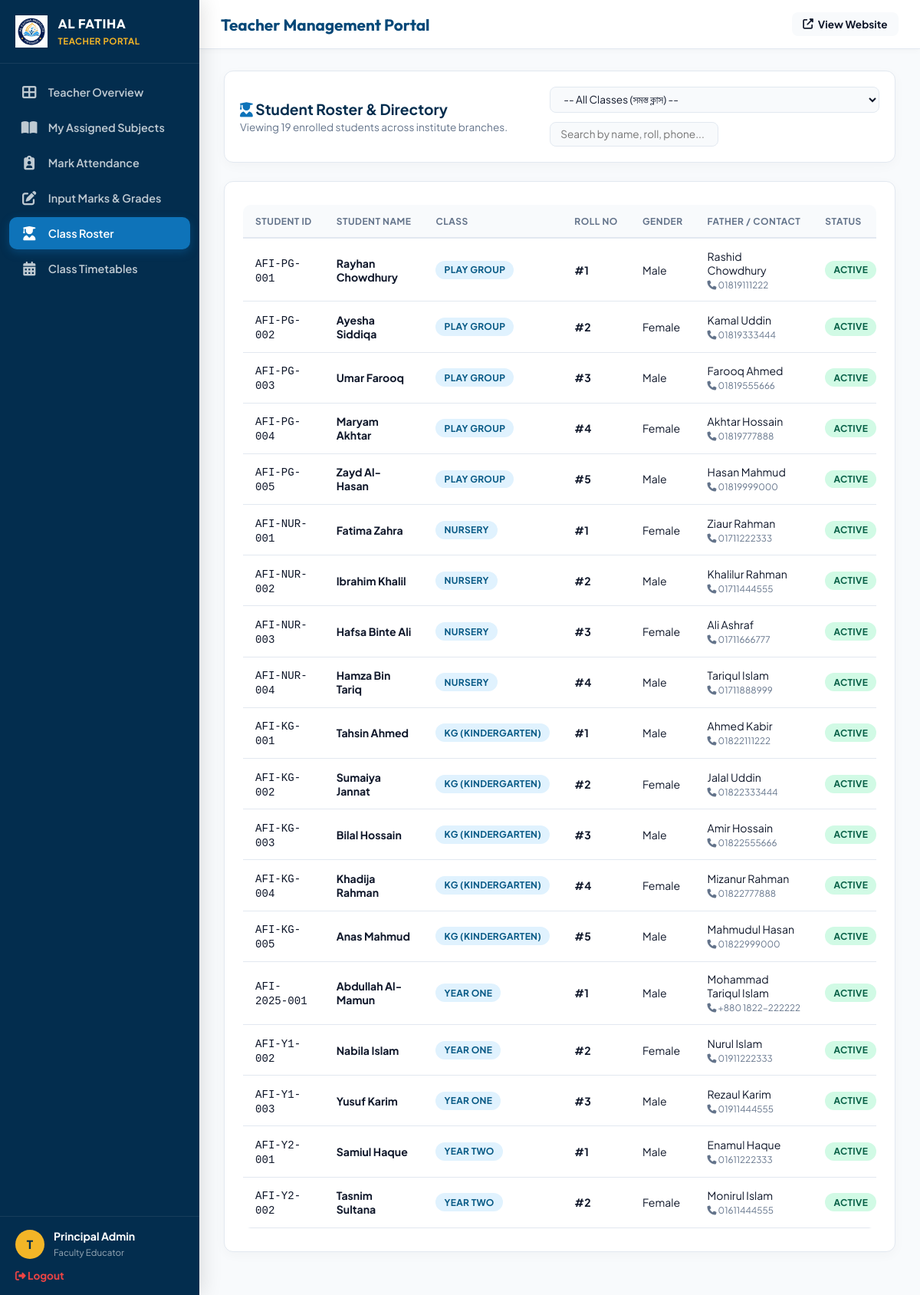
Page /teacher/students.php (signed in) on the earlier database version.
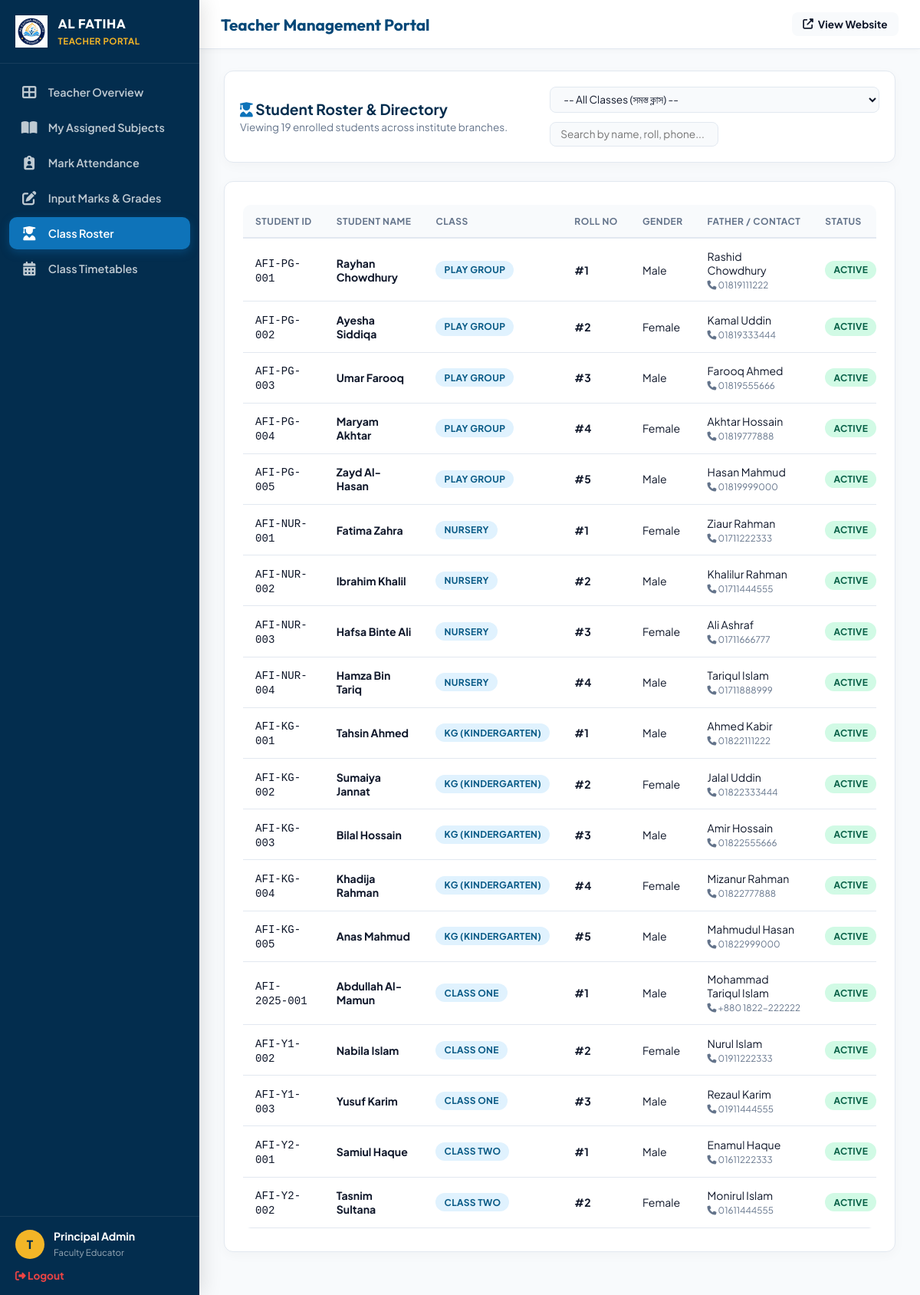
Same page on the later database version.
### tables this page shows
CREATE TABLE `students` (
  `id` int(11) NOT NULL AUTO_INCREMENT,
  `student_id` varchar(20) NOT NULL,
  `first_name` varchar(50) NOT NULL,
  `last_name` varchar(50) NOT NULL,
  `gender` enum('Male','Female') NOT NULL,
  `dob` date NOT NULL,
  `class_id` int(11) NOT NULL,
  `roll_no` int(11) NOT NULL,
  `parent_user_id` int(11) DEFAULT NULL,
  `father_name` varchar(100) NOT NULL,
  `mother_name` varchar(100) NOT NULL,
  `phone` varchar(20) NOT NULL,
  `address` text NOT NULL,
  `status` enum('Active','Graduated','Suspended') DEFAULT 'Active',
  `admission_date` date DEFAULT NULL,
  `blood_group` varchar(10) DEFAULT NULL,
  `religion` varchar(50) DEFAULT 'Islam',
  `nationality` varchar(50) DEFAULT 'Bangladeshi',
  `birth_reg_no` varchar(100) DEFAULT NULL,
  `permanent_address` text DEFAULT NULL,
  `father_occupation` varchar(100) DEFAULT NULL,
  `father_phone` varchar(40) DEFAULT NULL,
  `father_nid` varchar(100) DEFAULT NULL,
  `mother_occupation` varchar(100) DEFAULT NULL,
  `mother_phone` varchar(40) DEFAULT NULL,
  `emergency_contact_name` varchar(100) DEFAULT NULL,
  `emergency_contact_phone` varchar(40) DEFAULT NULL,
  `emergency_contact_relation` varchar(50) DEFAULT NULL,
  `previous_school` varchar(150) DEFAULT NULL,
  `medical_notes` text DEFAULT NULL,
  `admission_session` varchar(20) DEFAULT '2027',
  PRIMARY KEY (`id`),
  UNIQUE KEY `student_id` (`student_id`),
  KEY `class_id` (`class_id`),
  CONSTRAINT `students_ibfk_1` FOREIGN KEY (`class_id`) REFERENCES `classes` (`id`) ON DELETE CASCADE
);

CREATE TABLE `classes` (
  `id` int(11) NOT NULL AUTO_INCREMENT,
  `class_name` varchar(50) NOT NULL,
  `age_group` varchar(50) NOT NULL,
  `section` varchar(10) DEFAULT 'A',
  `room_no` varchar(20) DEFAULT '101',
  `tuition_fee` decimal(10,2) NOT NULL DEFAULT 3500.00,
  `admission_fee` decimal(10,2) NOT NULL DEFAULT 8000.00,
  `book_kit_fee` decimal(10,2) NOT NULL DEFAULT 3500.00,
  `primary_teacher_id` int(11) DEFAULT NULL,
  `backup_teacher_id` int(11) DEFAULT NULL,
  PRIMARY KEY (`id`)
);

### teacher/students.php (the view, shortened to what this page needs)
<?php
require_once __DIR__ . '/layout.php';
$db = get_db_connection();
$selected_class_id = intval($_GET['class_id'] ?? 0);
if ($selected_class_id > 0) {
    $stmt = $db->prepare("SELECT s.*, c.class_name FROM students s JOIN classes c ON s.class_id = c.id WHERE s.class_id = ? ORDER BY s.roll_no ASC");
    $stmt->execute([$selected_class_id]);
    $students = $stmt->fetchAll();
} else {
    $students = $db->query("SELECT s.*, c.class_name FROM students s JOIN classes c ON s.class_id = c.id ORDER BY s.class_id ASC, s.roll_no ASC")->fetchAll();
}
?>
<div class="card-box" style="margin-bottom: 1.5rem; background: #ffffff; border-radius: 12px; padding: 1.25rem; border: 1px solid var(--admin-border);">
  <div style="display: flex; justify-content: space-between; align-items: center; flex-wrap: wrap; gap: 1rem;">
    <div>
      <h3 style="margin: 0; font-size: 1.2rem; font-weight: 700; color: var(--admin-deep-navy);">
        <i class="fas fa-user-graduate" style="color: var(--admin-primary);"></i> Student Roster &amp; Directory
      </h3>
      <p style="margin: 0.2rem 0 0 0; font-size: 0.85rem; color: var(--admin-text-muted);">
        Viewing <?= count($students) ?> enrolled students across institute branches.
      </p>
    </div>
    <form method="GET" style="display: flex; gap: 0.75rem; align-items: center; flex-wrap: wrap;">
      <select name="class_id" class="form-control" onchange="this.form.submit()" style="font-size: 0.85rem; padding: 0.4rem 0.8rem; border-radius: 8px;">
        <option value="0">-- All Classes (সমস্ত ক্লাস) --</option>
      </select>
      <input type="text" id="tableSearch" placeholder="Search by name, roll, phone..." class="form-control" style="width: 220px; font-size: 0.85rem; padding: 0.4rem 0.8rem; border-radius: 8px;">
    </form>
  </div>
</div>
<div class="card-box" style="background: #ffffff; border-radius: 12px; border: 1px solid var(--admin-border); overflow: hidden;">
  <div class="table-responsive">
    <table class="data-table" id="studentsTable">
      <thead>
        <tr>
          <th>Student ID</th>
          <th>Student Name</th>
          <th>Class</th>
          <th>Roll No</th>
          <th>Gender</th>
          <th>Father / Contact</th>
          <th>Status</th>
        </tr>
      </thead>
      <tbody>
        <?php if (empty($students)): ?>
          <tr>
            <td colspan="7" style="text-align: center; padding: 2rem; color: var(--admin-text-muted);">
              No students enrolled in this class yet.
            </td>
          </tr>
        <?php else: ?>
          <?php foreach ($students as $st): ?>
            <tr>
              <td><code><?= htmlspecialchars($st['student_id']) ?></code></td>
              <td><strong><?= htmlspecialchars($st['first_name'] . ' ' . $st['last_name']) ?></strong></td>
              <td><span class="badge badge-info"><?= htmlspecialchars($st['class_name']) ?></span></td>
              <td><strong>#<?= $st['roll_no'] ?></strong></td>
              <td><?= $st['gender'] ?></td>
              <td>
                <?= htmlspecialchars($st['father_name'] ?? 'N/A') ?><br>
                <small style="color: var(--admin-text-muted);"><i class="fas fa-phone" style="font-size: 0.75rem;"></i> <?= htmlspecialchars($st['phone'] ?? 'N/A') ?></small>
              </td>
              <td><span class="badge badge-success"><?= $st['status'] ?></span></td>
            </tr>
          <?php endforeach; ?>
        <?php endif; ?>
      </tbody>
    </table>
  </div>
</div>
<?php require_once __DIR__ . '/../admin/layout_footer.php'; ?>

Differences in the rows shown:
changed through a linked row, students "AFI-2025-001": class.class_name "YEAR ONE" → "CLASS ONE"
changed through a linked row, students "AFI-Y1-002": class.class_name "YEAR ONE" → "CLASS ONE"
changed through a linked row, students "AFI-Y1-003": class.class_name "YEAR ONE" → "CLASS ONE"
changed through a linked row, students "AFI-Y2-001": class.class_name "YEAR TWO" → "CLASS TWO"
changed through a linked row, students "AFI-Y2-002": class.class_name "YEAR TWO" → "CLASS TWO"
